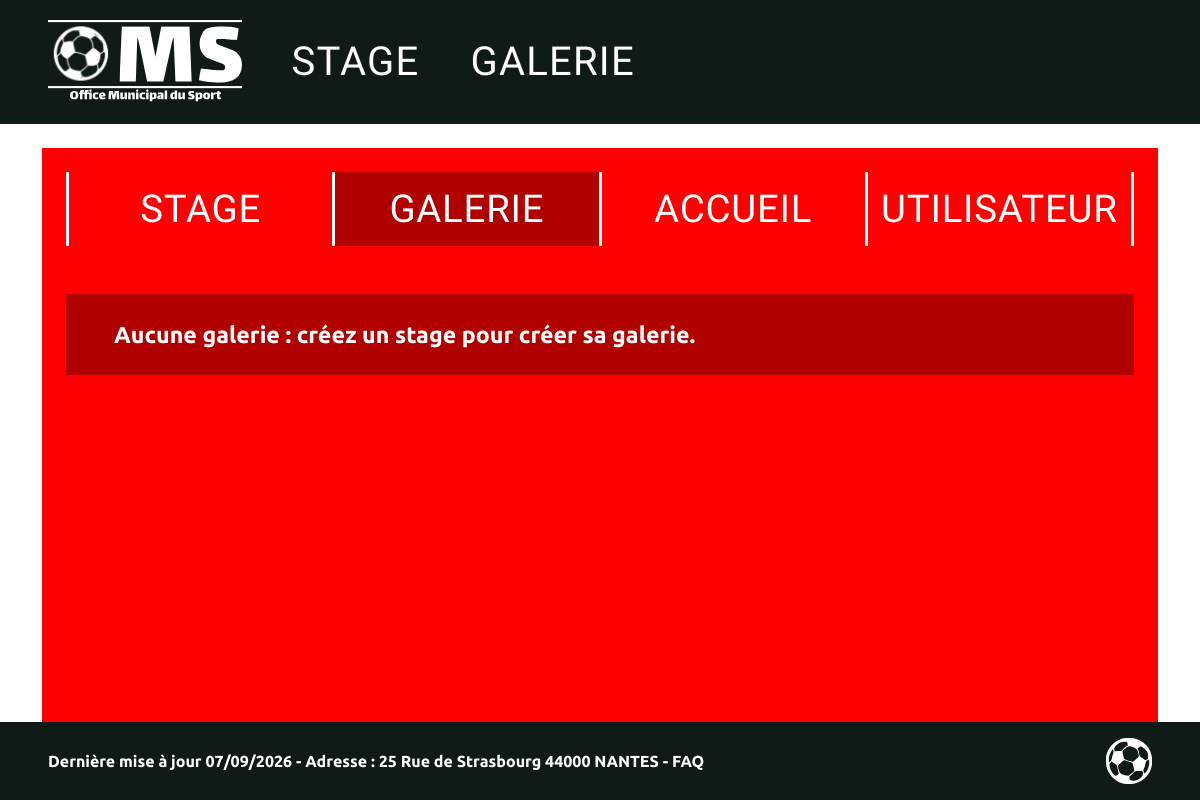
The app's page /Admin_Galerie.php (signed in), older data.
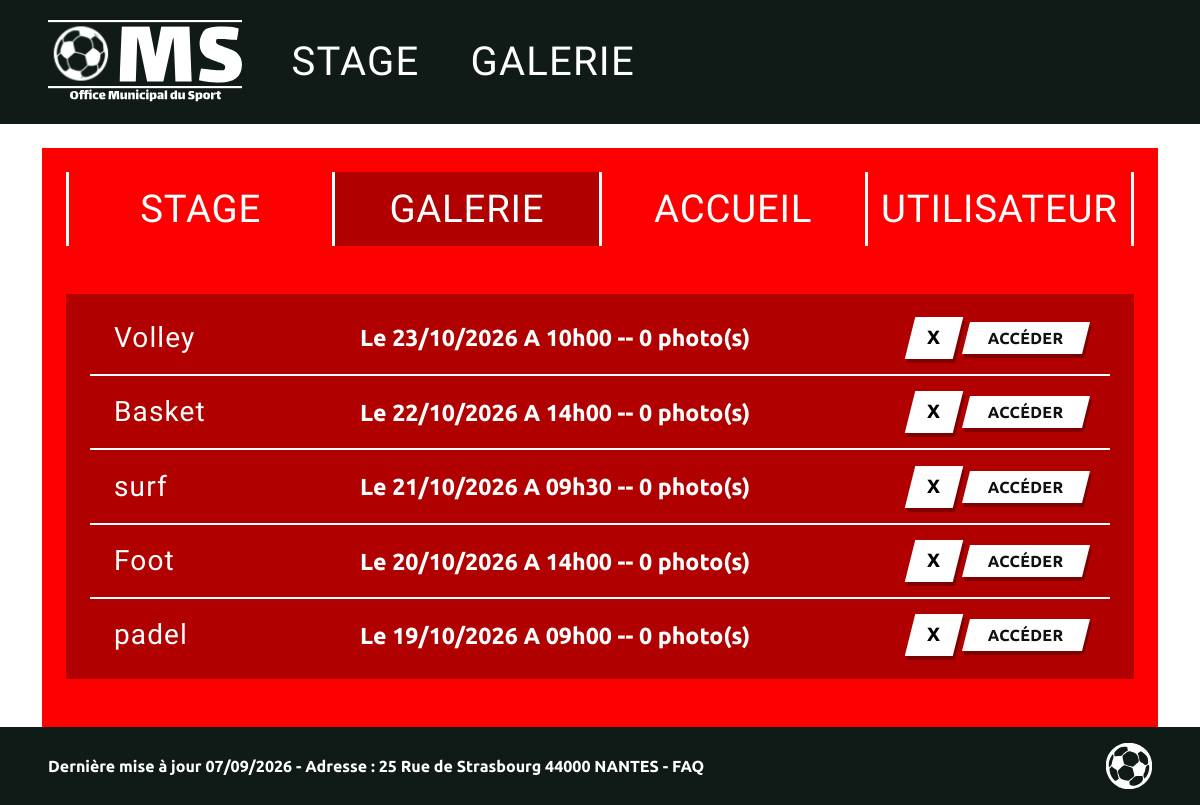
The same page, newer data.
### tables this page shows
CREATE TABLE Galerie (
    id_dossier    INTEGER     NOT NULL AUTO_INCREMENT,
    id_image      INTEGER     COMMENT 'Image de couverture (facultative)',
    id_stage      INTEGER,
    dossier_stage VARCHAR(100),
    date          DATE,
    heure         TIME,
    PRIMARY KEY (id_dossier),
    UNIQUE KEY uq_galerie_stage (id_stage),
    CONSTRAINT fk_galerie_image
        FOREIGN KEY (id_image) REFERENCES Image (id_image) ON DELETE SET NULL,
    CONSTRAINT fk_galerie_stage
        FOREIGN KEY (id_stage) REFERENCES Stage (id_stage) ON DELETE CASCADE
);

CREATE TABLE Stage (
    id_stage      INTEGER     NOT NULL AUTO_INCREMENT,
    intitule      VARCHAR(100),
    type_activite VARCHAR(100),
    niveau_etude  VARCHAR(100),
    description   VARCHAR(255),
    nb_inscrits   INTEGER,
    nb_places     INTEGER,
    image_path    VARCHAR(255) COMMENT 'Chemin de l''image du stage (colonne simple, pas de FK)',
    date_stage    DATE            COMMENT 'Date du stage (affichée par le PHP)',
    heure_stage   TIME            COMMENT 'Heure du stage (affichée par le PHP)',
    PRIMARY KEY (id_stage)
);

### HTML/Admin_Galerie.php (the view, shortened to what this page needs)
<?php
$pdo = galerie_pdo();
$galeries = $pdo->query(
    "SELECT g.id_dossier, s.intitule, s.date_stage, s.heure_stage, COUNT(i.id_image) AS nb_images
     FROM galerie g
     JOIN stage s ON s.id_stage = g.id_stage
     LEFT JOIN image i ON i.id_dossier = g.id_dossier
     GROUP BY g.id_dossier, s.intitule, s.date_stage, s.heure_stage
     ORDER BY s.date_stage DESC, s.heure_stage DESC"
)->fetchAll(PDO::FETCH_ASSOC);
function date_fr(?string $date): string
{
    return $date ? date('d/m/Y', strtotime($date)) : '—';
}
function heure_fr(?string $heure): string
{
    return $heure ? str_replace(':', 'h', substr($heure, 0, 5)) : '';
}
?>
<!doctype html>
<html lang="fr">
<head>
  <link href="https://cdn.jsdelivr.net/npm/bootstrap@5.3.8/dist/css/bootstrap.min.css" rel="stylesheet">
</head>
<body>
  <header class="oms-header py-2">
    <div class="container-fluid px-4 px-lg-5 d-flex align-items-center" style="min-height:108px;">
      <a href="index.php" class="d-flex align-items-center me-4" aria-label="Accueil OMS">
        <img src="../Annexes/Images/logo_OMS.svg" alt="OMS – Office Municipal du Sport" class="oms-logo">
      </a>
      <nav class="d-flex align-items-center" aria-label="Navigation principale">
        <a class="nav-link" href="stage.php">Stage</a>
        <a class="nav-link" href="galerie.php">Galerie</a>
      </nav>
    </div>
  </header>
  <main class="oms-main pt-4 pb-0">
    <div class="container">
      <section class="oms-rouge p-4 p-lg-4">
        <nav class="oms-tabs mb-4 mb-lg-5" aria-label="Navigation administration">
          <span class="oms-sep" aria-hidden="true"></span>
          <a class="oms-tab" href="Admin_Stage.php">Stage</a>
          <span class="oms-sep" aria-hidden="true"></span>
          <a class="oms-tab actif" href="Admin_Galerie.php" aria-current="page">Galerie</a>
          <span class="oms-sep" aria-hidden="true"></span>
          <a class="oms-tab" href="Admin_Accueil.php">Accueil</a>
          <span class="oms-sep" aria-hidden="true"></span>
          <a class="oms-tab" href="Admin_Utilisateur.php">Utilisateur</a>
          <span class="oms-sep" aria-hidden="true"></span>
        </nav>
        <div class="oms-liste px-3 px-lg-4 py-2 mb-4">
          <?php if (!$galeries): ?>
          <div class="oms-ligne"><span class="oms-date">Aucune galerie : créez un stage pour créer sa galerie.</span></div>
          <?php endif; ?>
          <?php foreach ($galeries as $galerie): ?>
          <div class="oms-ligne">
            <span class="oms-sport"><?= htmlspecialchars($galerie['intitule']) ?></span>
            <span class="oms-date">Le <?= date_fr($galerie['date_stage']) ?> A <?= heure_fr($galerie['heure_stage']) ?> -- <?= (int) $galerie['nb_images'] ?> photo(s)</span>
            <div class="d-flex align-items-center gap-2">
              <form action="delete_image.php" method="post" class="m-0"
                    onsubmit="return confirm('Supprimer toutes les photos de la galerie <?= htmlspecialchars(addslashes($galerie['intitule'])) ?> ?');">
                <button type="submit" class="oms-btn oms-btn--x" aria-label="Vider la galerie <?= htmlspecialchars($galerie['intitule']) ?>"><span>X</span></button>
              </form>
              <a href="Admin_Galerie_detail.php?id=<?= (int) $galerie['id_dossier'] ?>" class="oms-btn oms-btn--blanc text-decoration-none"><span>Accéder</span></a>
            </div>
          </div>
          <?php endforeach; ?>
        </div>
      </section>
    </div>
  </main>
  <footer class="oms-footer">
    <div class="container-fluid px-4 px-lg-5 d-flex align-items-center justify-content-between py-3">
      <p class="mb-0 fw-bold" style="font-size:1rem;">
        Dernière mise à jour 07/09/2026 - Adresse : 25 Rue de Strasbourg 44000 NANTES -
        <a href="#" class="text-white text-decoration-none">FAQ</a>
      </p>
      <img src="../Annexes/Images/logo_ball_oms.svg" alt="" class="ballon" aria-hidden="true">
    </div>
  </footer>
</body>
</html>

### HTML/Admin_Galerie.php (style rules this page uses)
:root { --oms-rouge:#ff0000; --oms-rouge-fonce:#b00000; --oms-sombre:#101b17; }
body { display:flex;flex-direction:column;min-height:100vh; font-family:'Ubuntu',Arial,Helvetica,sans-serif; background:#fff; }
main { flex:1 0 auto; }
.oms-header { background:var(--oms-sombre); }
.oms-logo { display:block;height:84px;width:auto; }
.oms-header .nav-link { color:#fff;text-decoration:none;text-transform:uppercase; font-family:'Lalezar',sans-serif;font-size:2.5rem;line-height:1; letter-spacing:.03em;padding:.3rem 1.6rem; }
.oms-rouge { background:var(--oms-rouge); }
.oms-main { display:flex;flex-direction:column; }
.oms-main>.container { display:flex;flex-direction:column;flex:1 1 auto; }
.oms-main>.container>section { flex:1 1 auto;display:flex;flex-direction:column; }
.oms-tabs { display:flex;align-items:stretch; }
.oms-tab { flex:1 1 0;display:flex;align-items:center;justify-content:center; padding:1.1rem 0;color:#fff;text-decoration:none;text-transform:uppercase; font-family:'Lalezar',sans-serif;font-size:2.4rem;line-height:1;letter-spacing:.02em; }
.oms-tab.actif { background:var(--oms-rouge-fonce); }
.oms-sep { flex:0 0 3px;background:#fff; }
.oms-liste { background:var(--oms-rouge-fonce); }
.oms-ligne { display:flex;align-items:center;gap:1rem;padding:.95rem 1.5rem; }
.oms-ligne + .oms-ligne { border-top:2px solid #fff; }
.oms-sport { font-family:'Lalezar',sans-serif;font-size:1.75rem;color:#fff;letter-spacing:.04em;min-width:230px; }
.oms-date { flex:1 1 auto;color:#fff;font-weight:700;font-size:1.45rem; }
.oms-btn { display:inline-block;border:0;border-radius:0;cursor:pointer; background:var(--oms-sombre);color:#fff; font-family:'Lalezar',sans-serif;font-size:2.4rem;line-height:1.1; letter-spacing:.03em;text-transform:uppercase; padding:.6rem 2.3rem .45rem;transform:skewX(-14deg); box-shadow:3px 4px 0 rgba(0,0,0,.28); }
.oms-btn>span { display:inline-block;transform:skewX(14deg); }
.oms-btn--blanc { background:#fff;color:#111;font-family:'Ubuntu',sans-serif;font-weight:700; font-size:1rem;padding:.5rem 1.4rem .4rem;letter-spacing:.02em; }
.oms-btn--x { width:48px;height:42px;padding:0;background:#fff;color:#000; font-family:'Ubuntu',sans-serif;font-weight:900;font-size:1.2rem; display:inline-flex;align-items:center;justify-content:center; }
.oms-footer { background:var(--oms-sombre);color:#fff;flex-shrink:0; }
.oms-footer .ballon { width:46px;height:46px;display:block; }

Row changes from the older to the newer data that the page shows:
added galerie: id_stage.intitule "Volley", id_stage.date_stage "23/10/2026", id_stage.heure_stage "10h00", nb_images "0"
added galerie: id_stage.intitule "Basket", id_stage.date_stage "22/10/2026", id_stage.heure_stage "14h00", nb_images "0"
added galerie: id_stage.intitule "surf", id_stage.date_stage "21/10/2026", id_stage.heure_stage "09h30", nb_images "0"
added galerie: id_stage.intitule "Foot", id_stage.date_stage "20/10/2026", id_stage.heure_stage "14h00", nb_images "0"
added galerie: id_stage.intitule "padel", id_stage.date_stage "19/10/2026", id_stage.heure_stage "09h00", nb_images "0"
Text that changed along with them:
text no longer shown: "Aucune galerie : créez un stage pour créer sa galerie."
